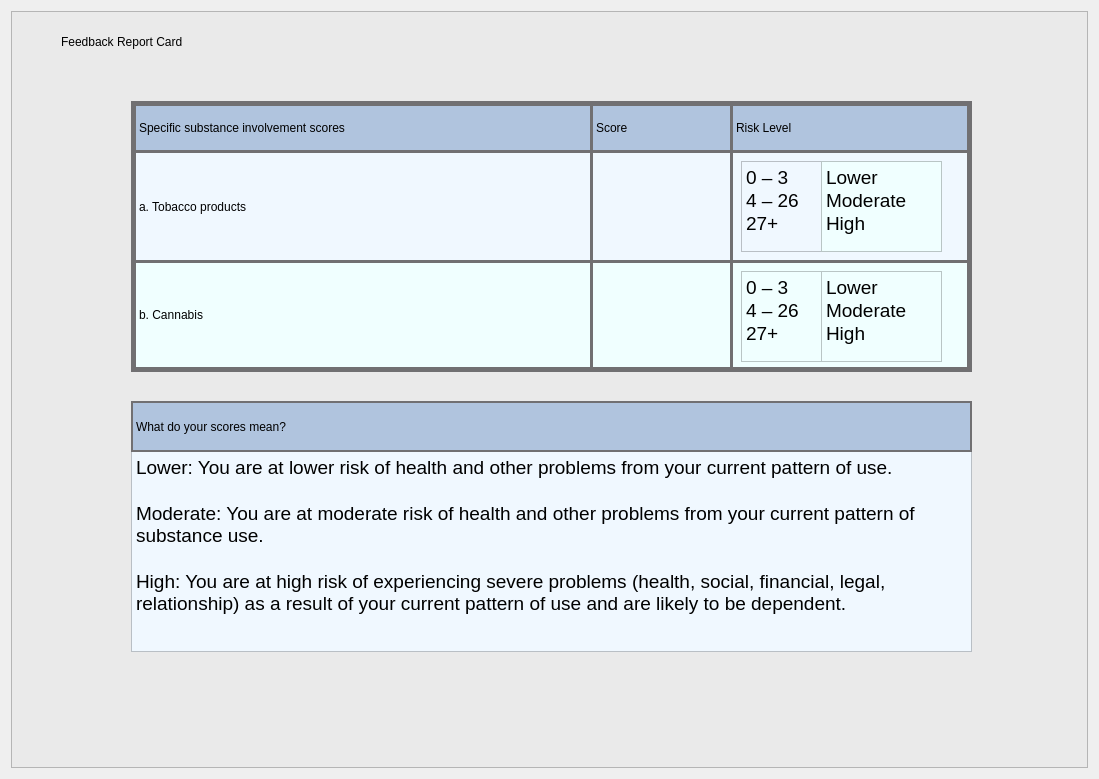
     <widget class="QWidget" name="scrollAreaWidgetContents">
      <property name="geometry">
       <rect>
        <x>0</x>
        <y>0</y>
        <width>1099</width>
        <height>779</height>
       </rect>
      </property>
      <layout class="QVBoxLayout" name="verticalLayout_7">
       <item>
        <widget class="QFrame" name="frame_8">
         <property name="minimumSize">
          <size>
           <width>0</width>
           <height>0</height>
          </size>
         </property>
         <property name="styleSheet">
          <string notr="true">background:rgb(234, 234, 234)</string>
         </property>
         <property name="frameShape">
          <enum>QFrame::StyledPanel</enum>
         </property>
         <property name="frameShadow">
          <enum>QFrame::Raised</enum>
         </property>
         <widget class="QLabel" name="label_32">
          <property name="geometry">
           <rect>
            <x>720</x>
            <y>250</y>
            <width>241</width>
            <height>111</height>
           </rect>
          </property>
          <property name="styleSheet">
           <string notr="true">font: 20pt &quot;Segoe UI&quot;;
color:#000000;

border-bottom:5px solid #717072;
border-right:5px solid #717072;
border-top:2px solid #717072;
border-left:2px solid #717072;
background:#F0FFFF;</string>
          </property>
          <property name="text">
           <string/>
          </property>
         </widget>
         <widget class="QLabel" name="label_27">
          <property name="geometry">
           <rect>
            <x>120</x>
            <y>140</y>
            <width>461</width>
            <height>111</height>
           </rect>
          </property>
          <property name="styleSheet">
           <string notr="true">font: 20pt &quot;Segoe UI&quot;;
color:#000000;

border-bottom:2px solid #717072;
border-right:2px solid #717072;
border-top:2px solid #717072;
border-left:5px solid #717072;
background:#F0F8FF;</string>
          </property>
          <property name="text">
           <string>a. Tobacco products</string>
          </property>
         </widget>
         <widget class="QTextBrowser" name="textBrowser_13">
          <property name="geometry">
           <rect>
            <x>810</x>
            <y>260</y>
            <width>121</width>
            <height>91</height>
           </rect>
          </property>
          <property name="styleSheet">
           <string notr="true">background:#F0FFFF;</string>
          </property>
          <property name="frameShape">
           <enum>QFrame::StyledPanel</enum>
          </property>
          <property name="html">
           <string>&lt;!DOCTYPE HTML PUBLIC &quot;-//W3C//DTD HTML 4.0//EN&quot; &quot;http://www.w3.org/TR/REC-html40/strict.dtd&quot;&gt;
&lt;html&gt;&lt;head&gt;&lt;meta name=&quot;qrichtext&quot; content=&quot;1&quot; /&gt;&lt;meta charset=&quot;utf-8&quot; /&gt;&lt;style type=&quot;text/css&quot;&gt;
p, li { white-space: pre-wrap; }
&lt;/style&gt;&lt;/head&gt;&lt;body style=&quot; font-family:'Segoe UI'; font-size:9pt; font-weight:400; font-style:normal;&quot;&gt;
&lt;p style=&quot; margin-top:0px; margin-bottom:0px; margin-left:0px; margin-right:0px; -qt-block-indent:0; text-indent:0px;&quot;&gt;&lt;span style=&quot; font-size:14pt;&quot;&gt;Lower&lt;/span&gt;&lt;/p&gt;
&lt;p style=&quot; margin-top:0px; margin-bottom:0px; margin-left:0px; margin-right:0px; -qt-block-indent:0; text-indent:0px;&quot;&gt;&lt;span style=&quot; font-size:14pt;&quot;&gt;Moderate&lt;/span&gt;&lt;/p&gt;
&lt;p style=&quot; margin-top:0px; margin-bottom:0px; margin-left:0px; margin-right:0px; -qt-block-indent:0; text-indent:0px;&quot;&gt;&lt;span style=&quot; font-size:14pt;&quot;&gt;High&lt;/span&gt;&lt;/p&gt;&lt;/body&gt;&lt;/html&gt;</string>
          </property>
         </widget>
         <widget class="QLabel" name="label_33">
          <property name="geometry">
           <rect>
            <x>120</x>
            <y>90</y>
            <width>461</width>
            <height>51</height>
           </rect>
          </property>
          <property name="styleSheet">
           <string notr="true">font: 20pt &quot;Segoe UI&quot;;
color:#000000;

border-bottom:2px solid #717072;
border-right:2px solid #717072;
border-top:5px solid #717072;
border-left:5px solid #717072;
background-color:	#B0C4DE</string>
          </property>
          <property name="text">
           <string>Specific substance involvement scores</string>
          </property>
         </widget>
         <widget class="QLabel" name="Show_T">
          <property name="geometry">
           <rect>
            <x>580</x>
            <y>140</y>
            <width>141</width>
            <height>111</height>
           </rect>
          </property>
          <property name="styleSheet">
           <string notr="true">font: 20pt &quot;Segoe UI&quot;;
color:#000000;

border-bottom:2px solid #717072;
border-right:2px solid #717072;
border-top:2px solid #717072;
border-left:2px solid #717072;
background:#F0F8FF;</string>
          </property>
          <property name="text">
           <string/>
          </property>
         </widget>
         <widget class="QLabel" name="label_34">
          <property name="geometry">
           <rect>
            <x>720</x>
            <y>140</y>
            <width>241</width>
            <height>111</height>
           </rect>
          </property>
          <property name="styleSheet">
           <string notr="true">font: 20pt &quot;Segoe UI&quot;;
color:#000000;

border-bottom:2px solid #717072;
border-right:5px solid #717072;
border-top:2px solid #717072;
border-left:2px solid #717072;

background:#F0F8FF;</string>
          </property>
          <property name="text">
           <string/>
          </property>
         </widget>
         <widget class="QTextBrowser" name="textBrowser_14">
          <property name="geometry">
           <rect>
            <x>730</x>
            <y>260</y>
            <width>81</width>
            <height>91</height>
           </rect>
          </property>
          <property name="styleSheet">
           <string notr="true">background:#F0FFFF;</string>
          </property>
          <property name="frameShape">
           <enum>QFrame::StyledPanel</enum>
          </property>
          <property name="html">
           <string>&lt;!DOCTYPE HTML PUBLIC &quot;-//W3C//DTD HTML 4.0//EN&quot; &quot;http://www.w3.org/TR/REC-html40/strict.dtd&quot;&gt;
&lt;html&gt;&lt;head&gt;&lt;meta name=&quot;qrichtext&quot; content=&quot;1&quot; /&gt;&lt;meta charset=&quot;utf-8&quot; /&gt;&lt;style type=&quot;text/css&quot;&gt;
p, li { white-space: pre-wrap; }
&lt;/style&gt;&lt;/head&gt;&lt;body style=&quot; font-family:'Segoe UI'; font-size:9pt; font-weight:400; font-style:normal;&quot;&gt;
&lt;p style=&quot; margin-top:0px; margin-bottom:0px; margin-left:0px; margin-right:0px; -qt-block-indent:0; text-indent:0px;&quot;&gt;&lt;span style=&quot; font-size:14pt;&quot;&gt;0 – 3 &lt;/span&gt;&lt;/p&gt;
&lt;p style=&quot; margin-top:0px; margin-bottom:0px; margin-left:0px; margin-right:0px; -qt-block-indent:0; text-indent:0px;&quot;&gt;&lt;span style=&quot; font-size:14pt;&quot;&gt;4 – 26&lt;/span&gt;&lt;/p&gt;
&lt;p style=&quot; margin-top:0px; margin-bottom:0px; margin-left:0px; margin-right:0px; -qt-block-indent:0; text-indent:0px;&quot;&gt;&lt;span style=&quot; font-size:14pt;&quot;&gt;27+&lt;/span&gt;&lt;/p&gt;&lt;/body&gt;&lt;/html&gt;</string>
          </property>
         </widget>
         <widget class="QTextBrowser" name="textBrowser_15">
          <property name="geometry">
           <rect>
            <x>730</x>
            <y>150</y>
            <width>81</width>
            <height>91</height>
           </rect>
          </property>
          <property name="styleSheet">
           <string notr="true">background:#F0F8FF;</string>
          </property>
          <property name="frameShape">
           <enum>QFrame::StyledPanel</enum>
          </property>
          <property name="html">
           <string>&lt;!DOCTYPE HTML PUBLIC &quot;-//W3C//DTD HTML 4.0//EN&quot; &quot;http://www.w3.org/TR/REC-html40/strict.dtd&quot;&gt;
&lt;html&gt;&lt;head&gt;&lt;meta name=&quot;qrichtext&quot; content=&quot;1&quot; /&gt;&lt;meta charset=&quot;utf-8&quot; /&gt;&lt;style type=&quot;text/css&quot;&gt;
p, li { white-space: pre-wrap; }
&lt;/style&gt;&lt;/head&gt;&lt;body style=&quot; font-family:'Segoe UI'; font-size:9pt; font-weight:400; font-style:normal;&quot;&gt;
&lt;p style=&quot; margin-top:0px; margin-bottom:0px; margin-left:0px; margin-right:0px; -qt-block-indent:0; text-indent:0px;&quot;&gt;&lt;span style=&quot; font-size:14pt;&quot;&gt;0 – 3 &lt;/span&gt;&lt;/p&gt;
&lt;p style=&quot; margin-top:0px; margin-bottom:0px; margin-left:0px; margin-right:0px; -qt-block-indent:0; text-indent:0px;&quot;&gt;&lt;span style=&quot; font-size:14pt;&quot;&gt;4 – 26&lt;/span&gt;&lt;/p&gt;
&lt;p style=&quot; margin-top:0px; margin-bottom:0px; margin-left:0px; margin-right:0px; -qt-block-indent:0; text-indent:0px;&quot;&gt;&lt;span style=&quot; font-size:14pt;&quot;&gt;27+&lt;/span&gt;&lt;/p&gt;&lt;/body&gt;&lt;/html&gt;</string>
          </property>
         </widget>
         <widget class="QLabel" name="label_35">
          <property name="geometry">
           <rect>
            <x>50</x>
            <y>10</y>
            <width>261</width>
            <height>41</height>
           </rect>
          </property>
          <property name="styleSheet">
           <string notr="true">font: 20pt &quot;Segoe UI&quot;;
color:#000000;</string>
          </property>
          <property name="text">
           <string>Feedback Report Card</string>
          </property>
         </widget>
         <widget class="QLabel" name="label_36">
          <property name="geometry">
           <rect>
            <x>120</x>
            <y>250</y>
            <width>461</width>
            <height>111</height>
           </rect>
          </property>
          <property name="styleSheet">
           <string notr="true">font: 20pt &quot;Segoe UI&quot;;
color:#000000;

border-bottom:5px solid #717072;
border-right:2px solid #717072;
border-top:2px solid #717072;
border-left:5px solid #717072;

background:#F0FFFF;</string>
          </property>
          <property name="text">
           <string>b. Cannabis</string>
          </property>
         </widget>
         <widget class="QLabel" name="label_37">
          <property name="geometry">
           <rect>
            <x>720</x>
            <y>90</y>
            <width>241</width>
            <height>51</height>
           </rect>
          </property>
          <property name="styleSheet">
           <string notr="true">font: 20pt &quot;Segoe UI&quot;;
color:#000000;

border-bottom:2px solid #717072;
border-right:5px solid #717072;
border-top:5px solid #717072;
border-left:2px solid #717072;
background-color:	#B0C4DE</string>
          </property>
          <property name="text">
           <string>Risk Level</string>
          </property>
         </widget>
         <widget class="QLabel" name="label_38">
          <property name="geometry">
           <rect>
            <x>580</x>
            <y>90</y>
            <width>141</width>
            <height>51</height>
           </rect>
          </property>
          <property name="styleSheet">
           <string notr="true">font: 20pt &quot;Segoe UI&quot;;
color:#000000;

border-bottom:2px solid #717072;
border-right:2px solid #717072;
border-top:5px solid #717072;
border-left:2px solid #717072;
background-color:	#B0C4DE</string>
          </property>
          <property name="text">
           <string>Score</string>
          </property>
         </widget>
         <widget class="QLabel" name="Show_C">
          <property name="geometry">
           <rect>
            <x>580</x>
            <y>250</y>
            <width>141</width>
            <height>111</height>
           </rect>
          </property>
          <property name="styleSheet">
           <string notr="true">font: 20pt &quot;Segoe UI&quot;;
color:#000000;

border-bottom:5px solid #717072;
border-right:2px solid #717072;
border-top:2px solid #717072;
border-left:2px solid #717072;
background:#F0FFFF;</string>
          </property>
          <property name="text">
           <string/>
          </property>
         </widget>
         <widget class="QTextBrowser" name="textBrowser_16">
          <property name="geometry">
           <rect>
            <x>810</x>
            <y>150</y>
            <width>121</width>
            <height>91</height>
           </rect>
          </property>
          <property name="styleSheet">
           <string notr="true">background:#F0FFFF;</string>
          </property>
          <property name="frameShape">
           <enum>QFrame::StyledPanel</enum>
          </property>
          <property name="html">
           <string>&lt;!DOCTYPE HTML PUBLIC &quot;-//W3C//DTD HTML 4.0//EN&quot; &quot;http://www.w3.org/TR/REC-html40/strict.dtd&quot;&gt;
&lt;html&gt;&lt;head&gt;&lt;meta name=&quot;qrichtext&quot; content=&quot;1&quot; /&gt;&lt;meta charset=&quot;utf-8&quot; /&gt;&lt;style type=&quot;text/css&quot;&gt;
p, li { white-space: pre-wrap; }
&lt;/style&gt;&lt;/head&gt;&lt;body style=&quot; font-family:'Segoe UI'; font-size:9pt; font-weight:400; font-style:normal;&quot;&gt;
&lt;p style=&quot; margin-top:0px; margin-bottom:0px; margin-left:0px; margin-right:0px; -qt-block-indent:0; text-indent:0px;&quot;&gt;&lt;span style=&quot; font-size:14pt;&quot;&gt;Lower&lt;/span&gt;&lt;/p&gt;
&lt;p style=&quot; margin-top:0px; margin-bottom:0px; margin-left:0px; margin-right:0px; -qt-block-indent:0; text-indent:0px;&quot;&gt;&lt;span style=&quot; font-size:14pt;&quot;&gt;Moderate&lt;/span&gt;&lt;/p&gt;
&lt;p style=&quot; margin-top:0px; margin-bottom:0px; margin-left:0px; margin-right:0px; -qt-block-indent:0; text-indent:0px;&quot;&gt;&lt;span style=&quot; font-size:14pt;&quot;&gt;High&lt;/span&gt;&lt;/p&gt;&lt;/body&gt;&lt;/html&gt;</string>
          </property>
         </widget>
         <widget class="QTextBrowser" name="textBrowser_5">
          <property name="geometry">
           <rect>
            <x>120</x>
            <y>440</y>
            <width>841</width>
            <height>201</height>
           </rect>
          </property>
          <property name="styleSheet">
           <string notr="true">background:#F0F8FF;</string>
          </property>
          <property name="html">
           <string>&lt;!DOCTYPE HTML PUBLIC &quot;-//W3C//DTD HTML 4.0//EN&quot; &quot;http://www.w3.org/TR/REC-html40/strict.dtd&quot;&gt;
&lt;html&gt;&lt;head&gt;&lt;meta name=&quot;qrichtext&quot; content=&quot;1&quot; /&gt;&lt;meta charset=&quot;utf-8&quot; /&gt;&lt;style type=&quot;text/css&quot;&gt;
p, li { white-space: pre-wrap; }
&lt;/style&gt;&lt;/head&gt;&lt;body style=&quot; font-family:'Segoe UI'; font-size:9pt; font-weight:400; font-style:normal;&quot;&gt;
&lt;p style=&quot; margin-top:0px; margin-bottom:0px; margin-left:0px; margin-right:0px; -qt-block-indent:0; text-indent:0px;&quot;&gt;&lt;span style=&quot; font-size:14pt;&quot;&gt;Lower: You are at lower risk of health and other problems from your current pattern of use.&lt;/span&gt;&lt;/p&gt;
&lt;p style=&quot;-qt-paragraph-type:empty; margin-top:0px; margin-bottom:0px; margin-left:0px; margin-right:0px; -qt-block-indent:0; text-indent:0px; font-size:14pt;&quot;&gt;&lt;br /&gt;&lt;/p&gt;
&lt;p style=&quot; margin-top:0px; margin-bottom:0px; margin-left:0px; margin-right:0px; -qt-block-indent:0; text-indent:0px;&quot;&gt;&lt;span style=&quot; font-size:14pt;&quot;&gt;Moderate: You are at moderate risk of health and other problems from your current pattern of substance use. &lt;/span&gt;&lt;/p&gt;
&lt;p style=&quot;-qt-paragraph-type:empty; margin-top:0px; margin-bottom:0px; margin-left:0px; margin-right:0px; -qt-block-indent:0; text-indent:0px; font-size:14pt;&quot;&gt;&lt;br /&gt;&lt;/p&gt;
&lt;p style=&quot; margin-top:0px; margin-bottom:0px; margin-left:0px; margin-right:0px; -qt-block-indent:0; text-indent:0px;&quot;&gt;&lt;span style=&quot; font-size:14pt;&quot;&gt;High: You are at high risk of experiencing severe problems (health, social, financial, legal, relationship) as a result of your current pattern of use and are likely to be dependent.&lt;/span&gt;&lt;/p&gt;&lt;/body&gt;&lt;/html&gt;</string>
          </property>
         </widget>
         <widget class="QLabel" name="label_40">
          <property name="geometry">
           <rect>
            <x>120</x>
            <y>390</y>
            <width>841</width>
            <height>51</height>
           </rect>
          </property>
          <property name="styleSheet">
           <string notr="true">font: 20pt &quot;Segoe UI&quot;;
color:#000000;

border-bottom:2px solid #717072;
border-right:2px solid #717072;
border-top:2px solid #717072;
border-left:2px solid #717072;
background-color:	#B0C4DE</string>
          </property>
          <property name="text">
           <string>What do your scores mean?</string>
          </property>
         </widget>
        </widget>
       </item>
      </layout>
     </widget>
